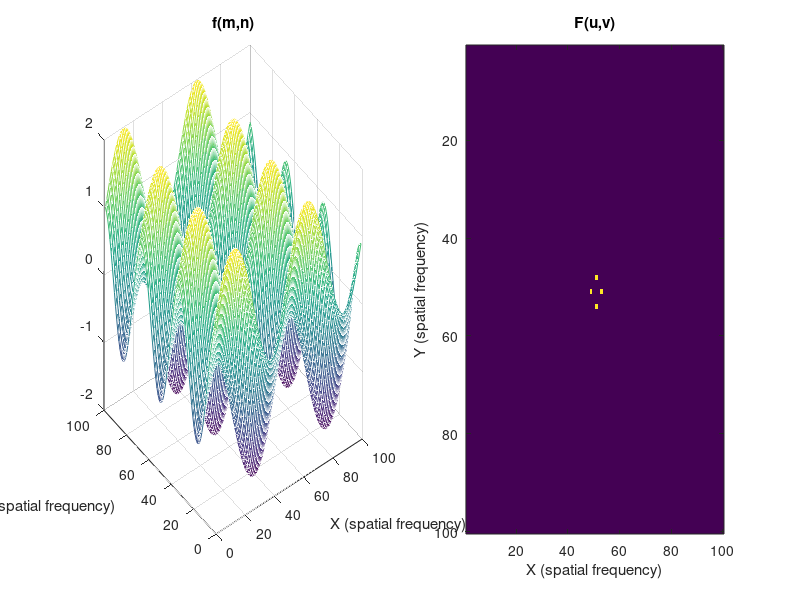

Write MATLAB code to recreate this figure.
%%%%%%%%%%%%%%%%%%%%%%%%%%%%%%%%%%%%%%%%%%%%%%%%%%%%%%%%%%%%%%%%%%%%%%%%
% Title: Multidimensional Signal Processing
% Filename: Tipton_EGR532_Lab2PartD.m
% Author: Natalie Tipton
% Date: 1/29/18
% Instructor: Dr. Rhodes
% Description: This script completes steps outlines in LE #2 Part D
%%%%%%%%%%%%%%%%%%%%%%%%%%%%%%%%%%%%%%%%%%%%%%%%%%%%%%%%%%%%%%%%%%%%%%%%

%%%%%%%% Part D %%%%%%%%%%

%create delta x and delta y
x_B = 0 : 0.01 : 0.99; 
rows = 0 : 0.01: 0.99;
y_B = rows(:);

%declare dimensions of matrix
M  = 100;
N = 100;

%calculate f(m,n)
f_mn = sin(4 * pi .* x_B) + cos(6 * pi .* y_B);

tic;    %start stopwatch
%using MATLAB function to determine F(u,v) given f(m,n)
F_uv = fft2(f_mn);
elapsedTime = toc;  %stop stopwatch

%shift findings to center of image
F_uv_shift = fftshift(F_uv);

%in subplots, plot f(m,n) and amplitude of F(u,v)
subplot(1,2,1)
mesh(f_mn)
title("f(m,n)");
xlabel("X (spatial frequency)");
ylabel("Y (spatial frequency)");
subplot(1,2,2)
imagesc(abs(F_uv_shift))
title("F(u,v)");
xlabel("X (spatial frequency)");
ylabel("Y (spatial frequency)");